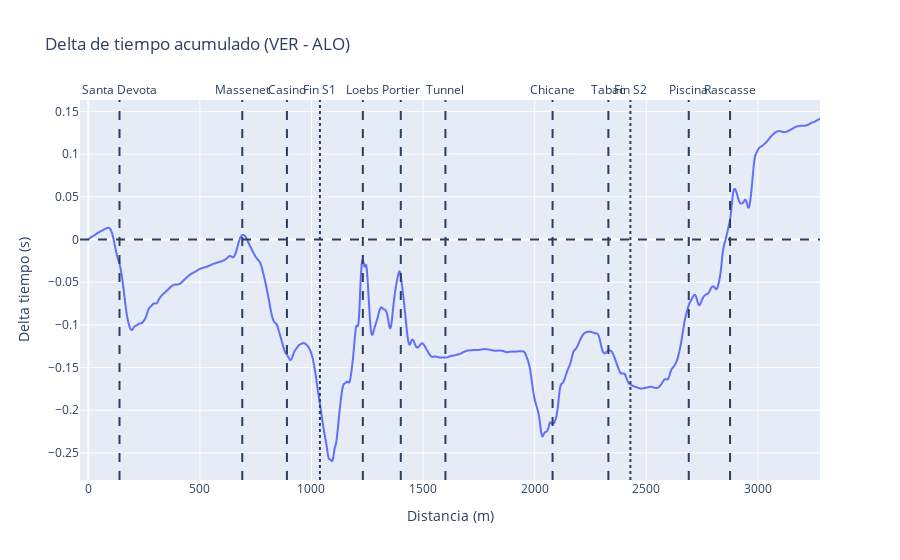

Source (notebook cell):
### Code cell
fig_delta = px.line(df_delta,x="Distance",y="Delta",title="Delta de tiempo acumulado (VER - ALO)",labels={"Distance": "Distancia (m)", "Delta": "Delta tiempo (s)"})

fig_delta.add_hline(y=0, line_dash="dash")

fig_delta.add_vline(x=s1_end_dist, line_dash="dot", annotation_text="Fin S1", annotation_position="top")
fig_delta.add_vline(x=s2_end_dist, line_dash="dot", annotation_text="Fin S2", annotation_position="top")

for name, dist in corners.items():
    fig_delta.add_vline(x=dist, line_dash="dash", annotation_text=name, annotation_position="top")

fig_delta.show()

### Figure 1 — Plotly figure (JSON) as saved in the notebook; plotly's stock layout.template omitted (floating-point values rounded to 4 significant figures; data arrays with more than 128 entries replaced by an {"elided": "..."} marker saying what was removed)
{"data": [{"hovertemplate": "Distancia (m)=%{x}<br>Delta tiempo (s)=%{y}<extra></extra>", "legendgroup": "", "line": {"color": "#636efa", "dash": "solid"}, "marker": {"symbol": "circle"}, "mode": "lines", "name": "", "showlegend": false, "type": "scattergl", "x": {"elided": "3000 float values"}, "xaxis": "x", "y": {"elided": "3000 float values"}, "yaxis": "y"}], "layout": {"annotations": [{"showarrow": false, "text": "Fin S1", "x": 1038.0, "xanchor": "center", "xref": "x", "y": 1, "yanchor": "bottom", "yref": "y domain"}, {"showarrow": false, "text": "Fin S2", "x": 2429.0, "xanchor": "center", "xref": "x", "y": 1, "yanchor": "bottom", "yref": "y domain"}, {"showarrow": false, "text": "Santa Devota", "x": 140, "xanchor": "center", "xref": "x", "y": 1, "yanchor": "bottom", "yref": "y domain"}, {"showarrow": false, "text": "Massenet", "x": 690, "xanchor": "center", "xref": "x", "y": 1, "yanchor": "bottom", "yref": "y domain"}, {"showarrow": false, "text": "Casino", "x": 890, "xanchor": "center", "xref": "x", "y": 1, "yanchor": "bottom", "yref": "y domain"}, {"showarrow": false, "text": "Loebs", "x": 1230, "xanchor": "center", "xref": "x", "y": 1, "yanchor": "bottom", "yref": "y domain"}, {"showarrow": false, "text": "Portier", "x": 1400, "xanchor": "center", "xref": "x", "y": 1, "yanchor": "bottom", "yref": "y domain"}, {"showarrow": false, "text": "Tunnel", "x": 1600, "xanchor": "center", "xref": "x", "y": 1, "yanchor": "bottom", "yref": "y domain"}, {"showarrow": false, "text": "Chicane", "x": 2080, "xanchor": "center", "xref": "x", "y": 1, "yanchor": "bottom", "yref": "y domain"}, {"showarrow": false, "text": "Tabac", "x": 2330, "xanchor": "center", "xref": "x", "y": 1, "yanchor": "bottom", "yref": "y domain"}, {"showarrow": false, "text": "Piscina", "x": 2690, "xanchor": "center", "xref": "x", "y": 1, "yanchor": "bottom", "yref": "y domain"}, {"showarrow": false, "text": "Rascasse", "x": 2875, "xanchor": "center", "xref": "x", "y": 1, "yanchor": "bottom", "yref": "y domain"}], "legend": {"tracegroupgap": 0}, "shapes": [{"line": {"dash": "dash"}, "type": "line", "x0": 0, "x1": 1, "xref": "x domain", "y0": 0, "y1": 0, "yref": "y"}, {"line": {"dash": "dot"}, "type": "line", "x0": 1038.0, "x1": 1038.0, "xref": "x", "y0": 0, "y1": 1, "yref": "y domain"}, {"line": {"dash": "dot"}, "type": "line", "x0": 2429.0, "x1": 2429.0, "xref": "x", "y0": 0, "y1": 1, "yref": "y domain"}, {"line": {"dash": "dash"}, "type": "line", "x0": 140, "x1": 140, "xref": "x", "y0": 0, "y1": 1, "yref": "y domain"}, {"line": {"dash": "dash"}, "type": "line", "x0": 690, "x1": 690, "xref": "x", "y0": 0, "y1": 1, "yref": "y domain"}, {"line": {"dash": "dash"}, "type": "line", "x0": 890, "x1": 890, "xref": "x", "y0": 0, "y1": 1, "yref": "y domain"}, {"line": {"dash": "dash"}, "type": "line", "x0": 1230, "x1": 1230, "xref": "x", "y0": 0, "y1": 1, "yref": "y domain"}, {"line": {"dash": "dash"}, "type": "line", "x0": 1400, "x1": 1400, "xref": "x", "y0": 0, "y1": 1, "yref": "y domain"}, {"line": {"dash": "dash"}, "type": "line", "x0": 1600, "x1": 1600, "xref": "x", "y0": 0, "y1": 1, "yref": "y domain"}, {"line": {"dash": "dash"}, "type": "line", "x0": 2080, "x1": 2080, "xref": "x", "y0": 0, "y1": 1, "yref": "y domain"}, {"line": {"dash": "dash"}, "type": "line", "x0": 2330, "x1": 2330, "xref": "x", "y0": 0, "y1": 1, "yref": "y domain"}, {"line": {"dash": "dash"}, "type": "line", "x0": 2690, "x1": 2690, "xref": "x", "y0": 0, "y1": 1, "yref": "y domain"}, {"line": {"dash": "dash"}, "type": "line", "x0": 2875, "x1": 2875, "xref": "x", "y0": 0, "y1": 1, "yref": "y domain"}], "title": {"text": "Delta de tiempo acumulado (VER - ALO)"}, "xaxis": {"anchor": "y", "domain": [0, 1], "title": {"text": "Distancia (m)"}}, "yaxis": {"anchor": "x", "domain": [0, 1], "title": {"text": "Delta tiempo (s)"}}}}
